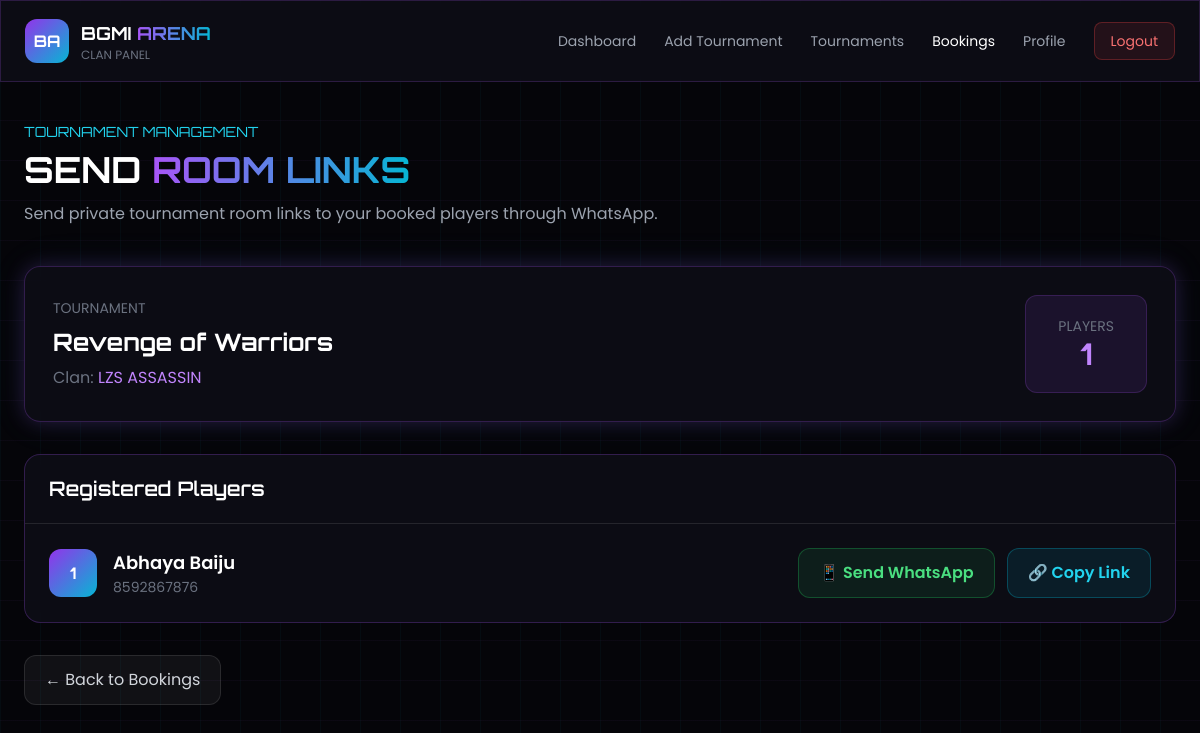
/clan/send-whatsapp/1/ (signed in), run on the app's committed database.
### Clan/models.py (models this page shows, shortened)
class Tournament(models.Model):
    MAP_CHOICES = [
        ("Erangel", "Erangel"),
        ("Miramar", "Miramar"),
        ("Sanhok", "Sanhok"),
        ("Livik", "Livik"),
        ("Rondo", "Rondo"),
        ("Vikendi", "Vikendi"),
    ]
    GAME_MODE_CHOICES = [
        ("Solo", "Solo"),
        ("Duo", "Duo"),
        ("Squad", "Squad"),
    ]
    clan = models.ForeignKey(
        ClanRegistration,
        on_delete=models.CASCADE,
        related_name="tournaments"
    )
    tournament_name = models.CharField(max_length=200)
    map = models.CharField(
        max_length=50,
        choices=MAP_CHOICES
    )
    game_mode = models.CharField(
        max_length=20,
        choices=GAME_MODE_CHOICES
    )
    tournament_date = models.DateField()
    tournament_time = models.TimeField()
    entry_fee = models.DecimalField(
        max_digits=10,
        decimal_places=2,
        default=Decimal("0.00")
    )
    prize_pool = models.DecimalField(
        max_digits=10,
        decimal_places=2,
        default=Decimal("0.00")
    )
    first_prize = models.DecimalField(
        max_digits=10,
        decimal_places=2,
        default=Decimal("0.00")
    )
    second_prize = models.DecimalField(
        max_digits=10,
        decimal_places=2,
        default=Decimal("0.00")
    )
    third_prize = models.DecimalField(
        max_digits=10,
        decimal_places=2,
        default=Decimal("0.00")
    )
    matches = models.PositiveIntegerField(default=1)
    total_slot = models.PositiveIntegerField(default=1)
    description = models.TextField()
    created_at = models.DateTimeField(auto_now_add=True)

class Booking(models.Model):
    tournament = models.ForeignKey(
        Tournament,
        on_delete=models.CASCADE,
        related_name="bookings"
    )
    player = models.ForeignKey(
        PlayerRegistration,
        on_delete=models.CASCADE,
        related_name="bookings"
    )
    player_name = models.CharField(max_length=200)
    bgmi_id = models.CharField(max_length=100)
    in_game_name = models.CharField(max_length=200)
    phone = models.CharField(max_length=20)
    game_mode = models.CharField(max_length=50)
    slot_number = models.PositiveIntegerField(
        null=True,
        blank=True
    )
    status = models.CharField(
        max_length=50,
        default="Booked"
    )
    room_token = models.UUIDField(
        null=True,
        blank=True,
        editable=False
    )
    tournament_link = models.URLField(max_length=500, null=True, blank=True)
    booked_at = models.DateTimeField(
        auto_now_add=True
    )

### Guest/models.py (models this page shows, shortened)
class ClanRegistration(models.Model):
    CLAN_TYPE_CHOICES = [
        ('competitive', 'Competitive'),
        ('casual', 'Casual'),
        ('esports', 'Esports'),
    ]
    GAME_MODE_CHOICES = [
        ('duo', 'Duo'),
        ('squad', 'Squad'),
    ]
    MEMBER_COUNT_CHOICES = [
        (2, '2 Members'),
        (3, '3 Members'),
        (4, '4 Members'),
    ]
    clan_name = models.CharField(max_length=100)
    clan_tag = models.CharField(max_length=6, unique=True)
    captain_name = models.CharField(max_length=100)
    email = models.EmailField(unique=True)
    phone = models.CharField(max_length=10)
    clan_type = models.CharField(
        max_length=20,
        choices=CLAN_TYPE_CHOICES
    )
    captain_bgmi_id = models.CharField(
        max_length=50,
        unique=True
    )
    game_mode = models.CharField(
        max_length=10,
        choices=GAME_MODE_CHOICES
    )
    member_count = models.PositiveIntegerField(
        choices=MEMBER_COUNT_CHOICES
    )
    location = models.CharField(
        max_length=100,
        blank=True,
        null=True
    )
    description = models.TextField(
        blank=True,
        null=True
    )
    clan_logo = models.ImageField(
        upload_to='clan_logos/',
        blank=True,
        null=True
    )
    password = models.CharField(max_length=128)
    is_verified = models.BooleanField(default=False)
    created_at = models.DateTimeField(auto_now_add=True)

### Clan/views.py (the view)
def send_whatsapp(request, tournament_id):
    if request.session.get("user_type") != "clan":
        return redirect("login")
    clan_id = request.session.get("clan_id")
    if not clan_id:
        return redirect("login")
    clan = get_object_or_404(
        ClanRegistration,
        id=clan_id
    )
    try:
        tournament_id = int(tournament_id)
    except (ValueError, TypeError):
        messages.error(
            request,
            "Invalid tournament."
        )
        return redirect("view_booking")
    tournament = Tournament.objects.filter(
        id=tournament_id,
        clan_id=clan.id
    ).first()
    if not tournament:
        messages.error(
            request,
            "Tournament not found."
        )
        return redirect("view_booking")
    bookings = Booking.objects.filter(
        tournament_id=tournament_id
    ).only(
        "id",
        "player_name",
        "phone",
        "slot_number"
    ).order_by(
        "slot_number",
        "id"
    )
    whatsapp_data = []
    for booking in bookings:
        whatsapp_data.append({
            "player_name": booking.player_name,
            "phone": booking.phone
        })
    context = {
        "clan": clan,
        "tournament": tournament,
        "whatsapp_data": whatsapp_data,
        "total_players": len(whatsapp_data)
    }
    return render(
        request,
        "Clan/send_whatsapp.html",
        context
    )

### Clan/templates/Clan/send_whatsapp.html (shortened to what this page needs)
<!DOCTYPE html>
<html lang="en">
<head>
    <script src="https://cdn.tailwindcss.com"></script>
</head>
<body class="text-white min-h-screen grid-bg">
<nav class="glass border-b border-purple-500/20 sticky top-0 z-50">
    <div class="max-w-7xl mx-auto px-6">
        <div class="h-20 flex items-center justify-between">
            <a href="{% url 'clan_dashboard' %}"
               class="flex items-center gap-3">
                <div class="w-11 h-11 rounded-xl
                            bg-gradient-to-br
                            from-purple-600
                            to-cyan-500
                            flex items-center justify-center
                            font-bold orbitron">
                    BA
                </div>
                <div>
                    <h1 class="orbitron font-bold text-lg">
                        BGMI <span class="gradient-text">ARENA</span>
                    </h1>
                    <p class="text-xs text-gray-500">
                        CLAN PANEL
                    </p>
                </div>
            </a>
            <div class="hidden md:flex items-center gap-7 text-sm">
                <a href="{% url 'clan_dashboard' %}"
                   class="text-gray-400 hover:text-white transition">
                    Dashboard
                </a>
                <a href="{% url 'add_tournament' %}"
                   class="text-gray-400 hover:text-white transition">
                    Add Tournament
                </a>
                <a href="{% url 'view_tournaments' %}"
                   class="text-gray-400 hover:text-white transition">
                    Tournaments
                </a>
                <a href="{% url 'view_booking' %}"
                   class="text-white">
                    Bookings
                </a>
                <a href="{% url 'clan_profile' %}"
                   class="text-gray-400 hover:text-white transition">
                    Profile
                </a>
                <a href="{% url 'clan_logout' %}"
                   class="px-4 py-2 rounded-lg
                          bg-red-500/10
                          border border-red-500/30
                          text-red-400
                          hover:bg-red-500/20
                          transition">
                    Logout
                </a>
            </div>
        </div>
    </div>
</nav>
<main class="max-w-7xl mx-auto px-6 py-10">
    <div class="mb-10">
        <p class="text-cyan-400 text-sm orbitron mb-2">
            TOURNAMENT MANAGEMENT
        </p>
        <h1 class="text-3xl md:text-4xl font-bold orbitron">
            SEND
            <span class="gradient-text">
                ROOM LINKS
            </span>
        </h1>
        <p class="text-gray-400 mt-3">
            Send private tournament room links to your booked players
            through WhatsApp.
        </p>
    </div>
    <div class="glass glow rounded-2xl p-7 mb-8">
        <div class="flex flex-col md:flex-row
                    md:items-center
                    md:justify-between
                    gap-6">
            <div>
                <p class="text-sm text-gray-500 mb-2">
                    TOURNAMENT
                </p>
                <h2 class="text-2xl font-bold orbitron">
                    {{ tournament.tournament_name }}
                </h2>
                <p class="text-gray-500 mt-2">
                    Clan:
                    <span class="text-purple-400">
                        {{ clan.clan_name }}
                    </span>
                </p>
            </div>
            <div class="text-center
                        bg-purple-500/10
                        border border-purple-500/20
                        rounded-xl
                        px-8 py-5">
                <p class="text-gray-500 text-sm">
                    PLAYERS
                </p>
                <p class="text-3xl font-bold
                          text-purple-400 orbitron">
                    {{ total_players }}
                </p>
            </div>
        </div>
    </div>
    <div class="glass rounded-2xl overflow-hidden">
        <div class="px-6 py-5
                    border-b border-white/10">
            <h2 class="text-xl font-semibold orbitron">
                Registered Players
            </h2>
        </div>
        {% if whatsapp_data %}
            <div class="divide-y divide-white/10">
                {% for player in whatsapp_data %}
                    <div class="p-6
                                flex flex-col
                                lg:flex-row
                                lg:items-center
                                lg:justify-between
                                gap-5
                                hover:bg-white/[0.02]
                                transition">
                        <div class="flex items-center gap-4">
                            <div class="w-12 h-12
                                        rounded-xl
                                        bg-gradient-to-br
                                        from-purple-600
                                        to-cyan-500
                                        flex items-center
                                        justify-center
                                        font-bold orbitron">
                                {{ forloop.counter }}
                            </div>
                            <div>
                                <h3 class="font-semibold text-lg">
                                    {{ player.player_name }}
                                </h3>
                                <p class="text-gray-500 text-sm">
                                    {{ player.phone }}
                                </p>
                            </div>
                        </div>
                        <div class="flex flex-col
                                    sm:flex-row
                                    items-stretch
                                    sm:items-center
                                    gap-3">
                            <button
                                type="button"
                                onclick="sendWhatsApp(
                                    '{{ player.phone|escapejs }}',
                                    '{{ player.player_name|escapejs }}',
                                    '{{ player.room_url|escapejs }}'
                                )"
                                class="px-5 py-3
                                       rounded-xl
                                       bg-green-500/10
                                       border border-green-500/30
                                       text-green-400
                                       hover:bg-green-500/20
                                       transition
                                       font-semibold">
                                📱 Send WhatsApp
                            </button>
                            <button
                                type="button"
                                onclick="copyRoomLink(
                                    '{{ player.room_url|escapejs }}'
                                )"
                                class="px-5 py-3
                                       rounded-xl
                                       bg-cyan-500/10
                                       border border-cyan-500/30
                                       text-cyan-400
                                       hover:bg-cyan-500/20
                                       transition
                                       font-semibold">
                                🔗 Copy Link
                            </button>
                        </div>
                    </div>
                {% endfor %}
            </div>
        {% endif %}
    </div>
    <div class="mt-8">
        <a href="{% url 'view_booking' %}"
           class="inline-flex items-center gap-2
                  px-5 py-3
                  rounded-xl
                  bg-white/5
                  border border-white/10
                  text-gray-300
                  hover:bg-white/10
                  transition">
            ← Back to Bookings
        </a>
    </div>
</main>
</body>
</html>

### Clan/templates/Clan/send_whatsapp.html (style rules this page uses)
body { font-family: 'Poppins', sans-serif; background: #050509; }
.orbitron { font-family: 'Orbitron', sans-serif; }
.glass { background: rgba(15, 15, 25, 0.75); backdrop-filter: blur(15px); border: 1px solid rgba(168, 85, 247, 0.25); }
.glow { box-shadow: 0 0 20px rgba(168, 85, 247, 0.20), 0 0 40px rgba(6, 182, 212, 0.08); }
.gradient-text { background: linear-gradient( 90deg, #a855f7, #06b6d4 ); -webkit-background-clip: text; -webkit-text-fill-color: transparent; }
.grid-bg { background-image: linear-gradient( rgba(168, 85, 247, 0.04) 1px, transparent 1px ), linear-gradient( 90deg, rgba(6, 182, 212, 0.04) 1px, transparent 1px ); background-size: 40px 40px; }

### data on the page
Tournament: tournament_name "Revenge of Warriors"
ClanRegistration: clan_name "LZS ASSASSIN"
Booking: player_name "Abhaya Baiju", phone "8592867876"

### other printed values
{{ total_players }} "1"
